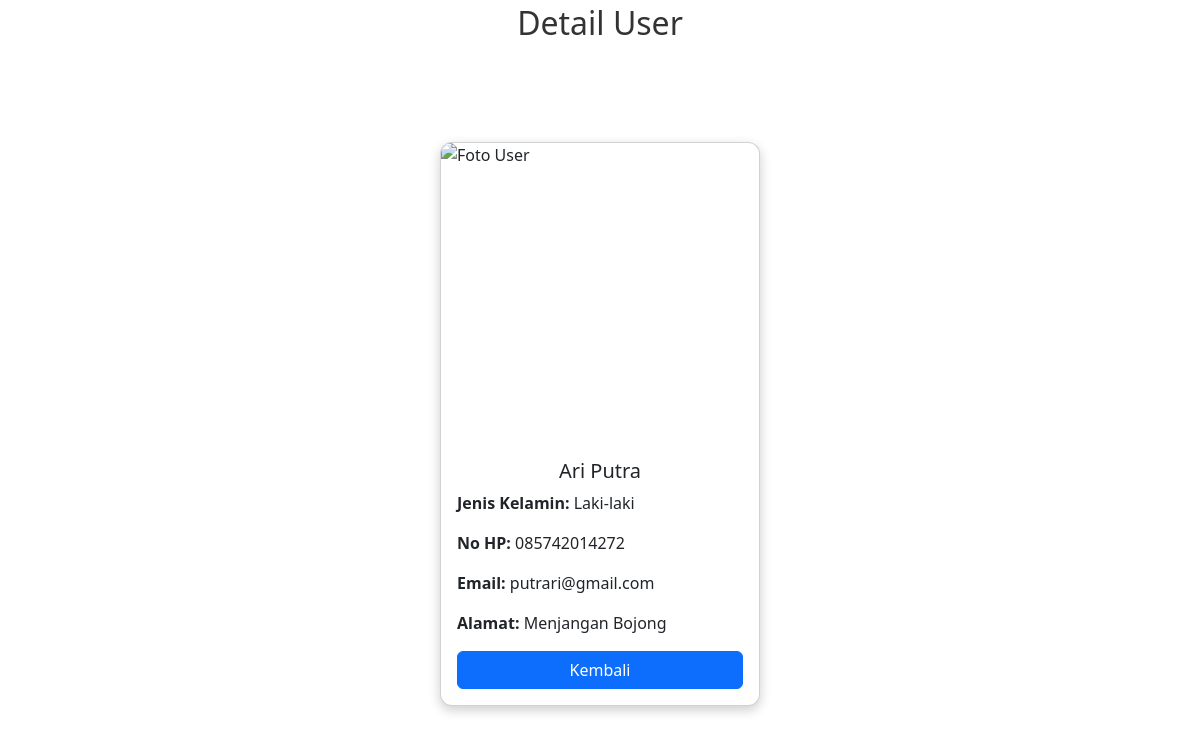
Screenshot of /detail.php?id=1 with the database file from the repository.
### tables this page shows
CREATE TABLE `tb_users` (
  `id` int(10) NOT NULL,
  `nama` varchar(255) NOT NULL,
  `alamat` varchar(255) NOT NULL,
  `nohp` char(13) NOT NULL,
  `foto` blob DEFAULT NULL,
  `jenis_kelamin` enum('Laki-laki','Perempuan') DEFAULT NULL,
  `email` varchar(255) DEFAULT NULL
);

### detail.php (the view, shortened to what this page needs)
<?php
$servername = "localhost";
$username = "root";
$password = "";
$dbname = "db_php";
$conn = new mysqli($servername, $username, $password, $dbname);
if (isset($_GET['id'])) {
    $id = $_GET['id'];
    $sql = "SELECT * FROM tb_users WHERE id = $id";
    $result = $conn->query($sql);
    if ($result->num_rows > 0) {
        $row = $result->fetch_assoc();
    } else {
        echo "Data tidak ditemukan.";
        exit;
    }
} else {
    echo "ID tidak ditemukan.";
    exit;
}
?>
<!doctype html>
<html lang="en">
<head>
    <link href="https://cdn.jsdelivr.net/npm/bootstrap@5.3.3/dist/css/bootstrap.min.css" rel="stylesheet">
</head>
<body>
<div class="container mt-4">
<h1>Detail User</h1>
    <div class="card" style="width: 20rem;">
        <img src="detail.php?id=<?php echo $row['id']; ?>&show_image=1" class="card-img-top" alt="Foto User">
        <div class="card-body">
            <h5 class="card-title"><?php echo $row['nama']; ?></h5>
            <p class="card-text"><strong>Jenis Kelamin:</strong> <?php echo $row['jenis_kelamin']; ?></p>
            <p class="card-text"><strong>No HP:</strong> <?php echo $row['nohp']; ?></p>
            <p class="card-text"><strong>Email:</strong> <?php echo $row['email']; ?></p>
            <p class="card-text"><strong>Alamat:</strong> <?php echo $row['alamat']; ?></p>
            <a href="index.php" class="btn btn-primary">Kembali</a>
        </div>
    </div>
</div>
</body>
</html>

### detail.php (style rules this page uses)
body, html { height: 100%; margin: 0; }
.container { display: flex; justify-content: center; align-items: center; height: 100vh; position: relative; }
.card { width: 40rem; box-shadow: 0 4px 12px rgba(0, 0, 0, 0.2); border-radius: 12px; overflow: hidden; }
.card-title { text-align : center; }
img { width: 100%; height: 300px; object-fit: cover; }
h1 { position: absolute; top: -20px; left: 50%; transform: translateX(-50%); font-size: 2rem; color: #333; }
.btn { width: 100%; }

### rows the page displays
tb_users: nama "Ari Putra", jenis_kelamin "Laki-laki", nohp "085742014272", email "putrari@gmail.com", alamat "Menjangan Bojong"
